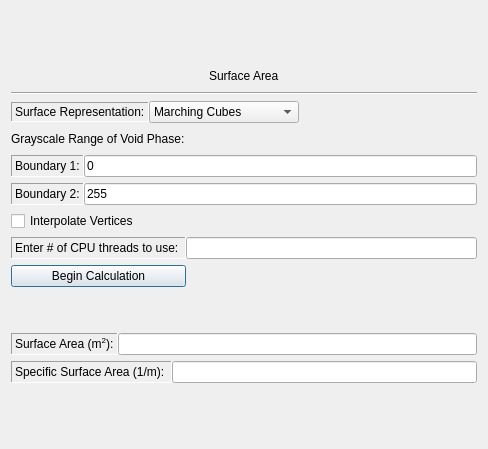
<?xml version="1.0" encoding="UTF-8"?>
<ui version="4.0">
 <class>Surface_Area</class>
 <widget class="QDialog" name="Surface_Area">
  <property name="geometry">
   <rect>
    <x>0</x>
    <y>0</y>
    <width>488</width>
    <height>449</height>
   </rect>
  </property>
  <property name="minimumSize">
   <size>
    <width>488</width>
    <height>449</height>
   </size>
  </property>
  <property name="maximumSize">
   <size>
    <width>161357</width>
    <height>161357</height>
   </size>
  </property>
  <property name="windowTitle">
   <string>Material Properties</string>
  </property>
  <layout class="QGridLayout" name="gridLayout">
   <item row="0" column="0">
    <layout class="QVBoxLayout" name="verticalLayout">
     <item alignment="Qt::AlignHCenter">
      <widget class="QLabel" name="surfaceAreaLabel">
       <property name="maximumSize">
        <size>
         <width>16777215</width>
         <height>20</height>
        </size>
       </property>
       <property name="styleSheet">
        <string notr="true">font: 75 16pt &quot;Serif&quot;;</string>
       </property>
       <property name="text">
        <string>Surface Area</string>
       </property>
      </widget>
     </item>
     <item>
      <widget class="Line" name="line">
       <property name="orientation">
        <enum>Qt::Horizontal</enum>
       </property>
      </widget>
     </item>
     <item>
      <layout class="QHBoxLayout" name="horizontalLayout_4">
       <property name="spacing">
        <number>0</number>
       </property>
       <item>
        <widget class="QLabel" name="surfRepresentation">
         <property name="minimumSize">
          <size>
           <width>18</width>
           <height>0</height>
          </size>
         </property>
         <property name="maximumSize">
          <size>
           <width>200</width>
           <height>20</height>
          </size>
         </property>
         <property name="styleSheet">
          <string notr="true">font: 11pt &quot;Serif&quot;;</string>
         </property>
         <property name="frameShape">
          <enum>QFrame::Panel</enum>
         </property>
         <property name="frameShadow">
          <enum>QFrame::Sunken</enum>
         </property>
         <property name="text">
          <string>Surface Representation:</string>
         </property>
        </widget>
       </item>
       <item>
        <widget class="QComboBox" name="comboBox">
         <property name="minimumSize">
          <size>
           <width>150</width>
           <height>0</height>
          </size>
         </property>
         <item>
          <property name="text">
           <string>Marching Cubes</string>
          </property>
         </item>
         <item>
          <property name="text">
           <string>Cuberille (Voxels)</string>
          </property>
         </item>
        </widget>
       </item>
       <item>
        <spacer name="horizontalSpacer_8">
         <property name="orientation">
          <enum>Qt::Horizontal</enum>
         </property>
         <property name="sizeHint" stdset="0">
          <size>
           <width>40</width>
           <height>20</height>
          </size>
         </property>
        </spacer>
       </item>
      </layout>
     </item>
     <item>
      <widget class="QLabel" name="label">
       <property name="maximumSize">
        <size>
         <width>16777215</width>
         <height>20</height>
        </size>
       </property>
       <property name="styleSheet">
        <string notr="true">font: 11pt &quot;Serif&quot;;</string>
       </property>
       <property name="text">
        <string>&lt;html&gt;&lt;head/&gt;&lt;body&gt;&lt;p&gt;Grayscale Range of Void Phase:&lt;/p&gt;&lt;/body&gt;&lt;/html&gt;</string>
       </property>
      </widget>
     </item>
     <item>
      <layout class="QHBoxLayout" name="horizontalLayout">
       <property name="spacing">
        <number>0</number>
       </property>
       <item>
        <widget class="QLabel" name="Boundary1Label">
         <property name="styleSheet">
          <string notr="true">font: 11pt &quot;Serif&quot;;</string>
         </property>
         <property name="frameShape">
          <enum>QFrame::Panel</enum>
         </property>
         <property name="frameShadow">
          <enum>QFrame::Sunken</enum>
         </property>
         <property name="text">
          <string>Boundary 1:</string>
         </property>
        </widget>
       </item>
       <item>
        <widget class="QLineEdit" name="Boundary1Edit">
         <property name="text">
          <string>0</string>
         </property>
        </widget>
       </item>
      </layout>
     </item>
     <item>
      <layout class="QHBoxLayout" name="horizontalLayout_2">
       <property name="spacing">
        <number>0</number>
       </property>
       <item>
        <widget class="QLabel" name="Boundary2Label">
         <property name="styleSheet">
          <string notr="true">font: 11pt &quot;Serif&quot;;</string>
         </property>
         <property name="frameShape">
          <enum>QFrame::Panel</enum>
         </property>
         <property name="frameShadow">
          <enum>QFrame::Sunken</enum>
         </property>
         <property name="text">
          <string>Boundary 2:</string>
         </property>
        </widget>
       </item>
       <item>
        <widget class="QLineEdit" name="Boundary2Edit">
         <property name="text">
          <string>255</string>
         </property>
        </widget>
       </item>
      </layout>
     </item>
     <item>
      <widget class="QCheckBox" name="interpVertsCheckBox">
       <property name="styleSheet">
        <string notr="true">font: 11pt &quot;Serif&quot;;</string>
       </property>
       <property name="text">
        <string>Interpolate Vertices</string>
       </property>
      </widget>
     </item>
     <item>
      <layout class="QHBoxLayout" name="horizontalLayout_6">
       <property name="spacing">
        <number>0</number>
       </property>
       <item>
        <widget class="QLabel" name="numThreadsLabel">
         <property name="minimumSize">
          <size>
           <width>175</width>
           <height>0</height>
          </size>
         </property>
         <property name="maximumSize">
          <size>
           <width>175</width>
           <height>16777215</height>
          </size>
         </property>
         <property name="whatsThis">
          <string>&lt;html&gt;&lt;head/&gt;&lt;body&gt;&lt;p&gt;Enter 0 to utilize all of the cores on your CPU for the application. Otherwise specify a value from [1, Max on your CPU].&lt;/p&gt;&lt;/body&gt;&lt;/html&gt;</string>
         </property>
         <property name="styleSheet">
          <string notr="true">font: 11pt &quot;Serif&quot;;</string>
         </property>
         <property name="frameShape">
          <enum>QFrame::Panel</enum>
         </property>
         <property name="frameShadow">
          <enum>QFrame::Sunken</enum>
         </property>
         <property name="text">
          <string>Enter # of CPU threads to use:</string>
         </property>
        </widget>
       </item>
       <item>
        <widget class="QLineEdit" name="numThreadsEdit">
         <property name="minimumSize">
          <size>
           <width>100</width>
           <height>0</height>
          </size>
         </property>
         <property name="maximumSize">
          <size>
           <width>32657</width>
           <height>16777215</height>
          </size>
         </property>
         <property name="whatsThis">
          <string>&lt;html&gt;&lt;head/&gt;&lt;body&gt;&lt;p&gt;Enter 0 to utilize all of the cores on your CPU for the application. Otherwise specify a value from [1, Max on your CPU].&lt;/p&gt;&lt;/body&gt;&lt;/html&gt;</string>
         </property>
         <property name="text">
          <string/>
         </property>
         <property name="maxLength">
          <number>32767</number>
         </property>
        </widget>
       </item>
      </layout>
     </item>
     <item>
      <layout class="QHBoxLayout" name="horizontalLayout_7">
       <item>
        <widget class="QPushButton" name="pushButton">
         <property name="minimumSize">
          <size>
           <width>175</width>
           <height>0</height>
          </size>
         </property>
         <property name="styleSheet">
          <string notr="true">font: 11pt &quot;Serif&quot;;</string>
         </property>
         <property name="text">
          <string>Begin Calculation</string>
         </property>
        </widget>
       </item>
       <item>
        <spacer name="horizontalSpacer_2">
         <property name="orientation">
          <enum>Qt::Horizontal</enum>
         </property>
         <property name="sizeType">
          <enum>QSizePolicy::MinimumExpanding</enum>
         </property>
         <property name="sizeHint" stdset="0">
          <size>
           <width>40</width>
           <height>20</height>
          </size>
         </property>
        </spacer>
       </item>
      </layout>
     </item>
     <item>
      <spacer name="verticalSpacer">
       <property name="orientation">
        <enum>Qt::Vertical</enum>
       </property>
       <property name="sizeType">
        <enum>QSizePolicy::Fixed</enum>
       </property>
       <property name="sizeHint" stdset="0">
        <size>
         <width>463</width>
         <height>40</height>
        </size>
       </property>
      </spacer>
     </item>
     <item>
      <layout class="QHBoxLayout" name="horizontalLayout_3">
       <property name="spacing">
        <number>0</number>
       </property>
       <item>
        <widget class="QLabel" name="surfaceAreaLabel_2">
         <property name="frameShape">
          <enum>QFrame::Panel</enum>
         </property>
         <property name="frameShadow">
          <enum>QFrame::Sunken</enum>
         </property>
         <property name="text">
          <string>&lt;html&gt;&lt;head/&gt;&lt;body&gt;&lt;p&gt;Surface Area (m&lt;span style=&quot; vertical-align:super;&quot;&gt;2&lt;/span&gt;):&lt;/p&gt;&lt;/body&gt;&lt;/html&gt;</string>
         </property>
        </widget>
       </item>
       <item>
        <widget class="QLineEdit" name="surfaceAreaValue"/>
       </item>
      </layout>
     </item>
     <item>
      <layout class="QHBoxLayout" name="horizontalLayout_5">
       <property name="spacing">
        <number>0</number>
       </property>
       <item>
        <widget class="QLabel" name="SpecifiSurfaceAreaLabel">
         <property name="frameShape">
          <enum>QFrame::Panel</enum>
         </property>
         <property name="frameShadow">
          <enum>QFrame::Sunken</enum>
         </property>
         <property name="text">
          <string>&lt;html&gt;&lt;head/&gt;&lt;body&gt;&lt;p&gt;Specific Surface Area (1/m): &lt;/p&gt;&lt;/body&gt;&lt;/html&gt;</string>
         </property>
        </widget>
       </item>
       <item>
        <widget class="QLineEdit" name="specificSurfaceAreaValue"/>
       </item>
      </layout>
     </item>
    </layout>
   </item>
  </layout>
 </widget>
 <tabstops>
  <tabstop>comboBox</tabstop>
  <tabstop>Boundary1Edit</tabstop>
  <tabstop>Boundary2Edit</tabstop>
  <tabstop>interpVertsCheckBox</tabstop>
  <tabstop>numThreadsEdit</tabstop>
  <tabstop>pushButton</tabstop>
 </tabstops>
 <resources/>
 <connections/>
</ui>
